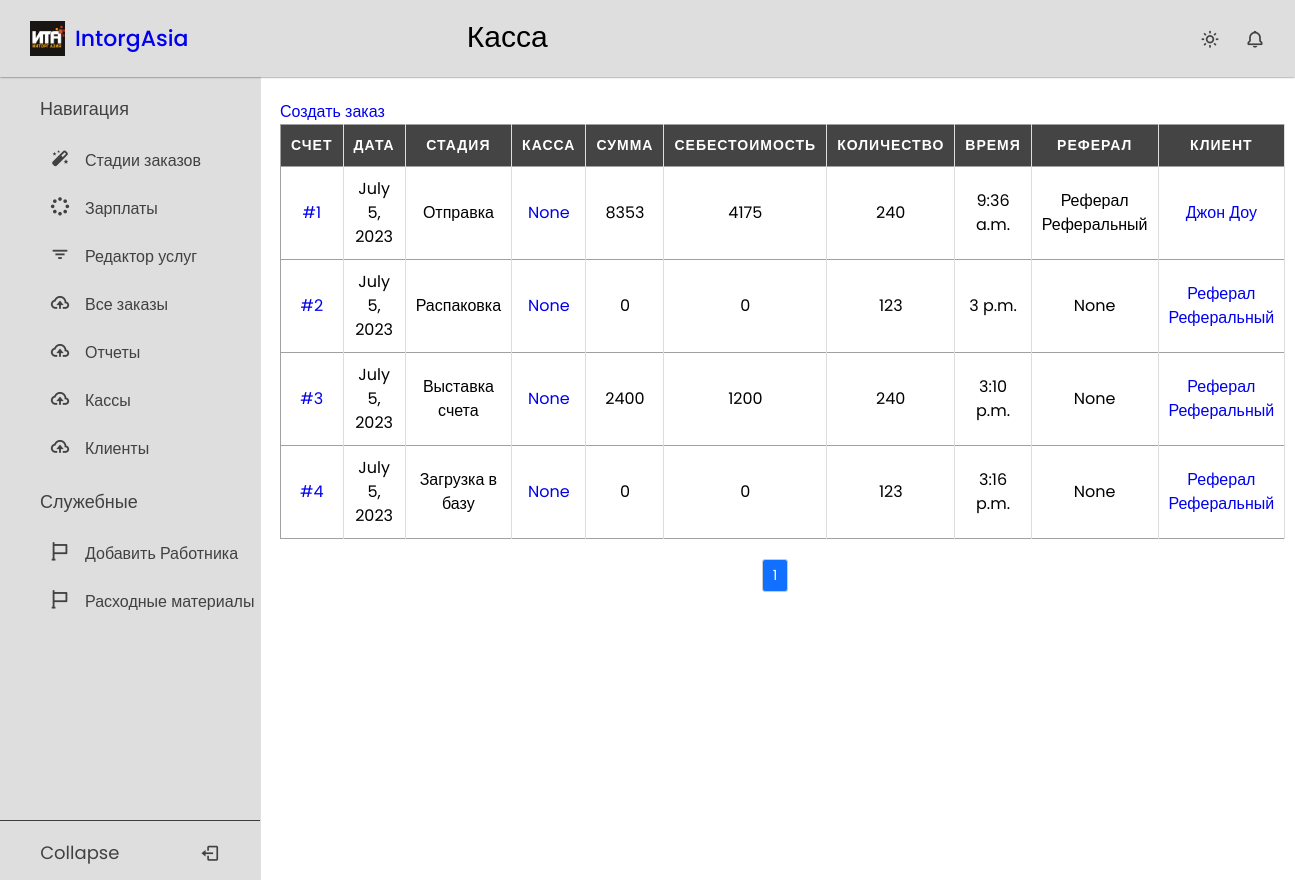
/orders/, run on an earlier commit of the app's database.
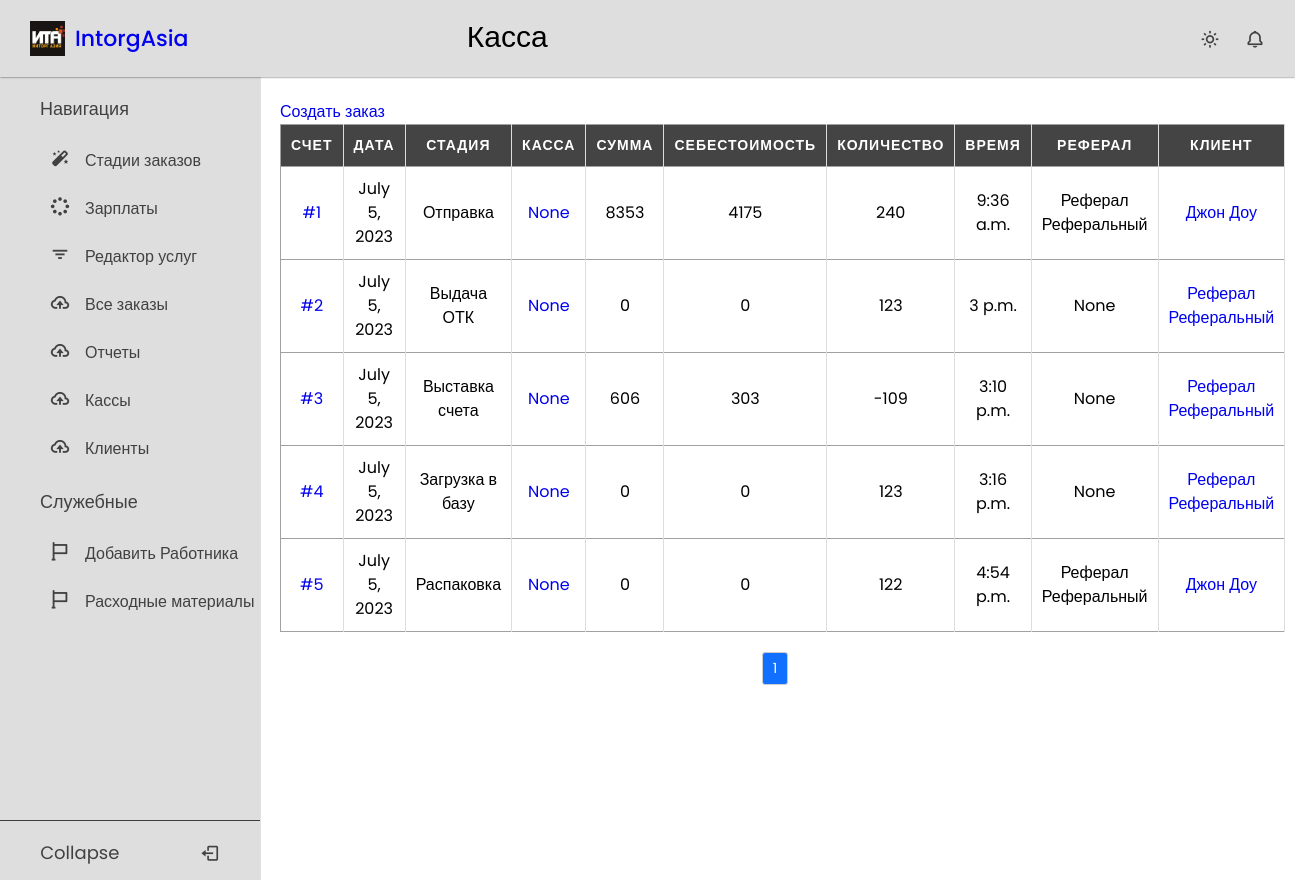
And on a later commit of the database.
### crm_app/models.py (models this page shows, shortened)
class Order(models.Model):
    stage = models.CharField(max_length=20, choices=OrderStages.choices, default=OrderStages.DATABASE_LOADING)
    name = models.CharField(max_length=50, blank=True)
    cashbox = models.ForeignKey("Cashbox", on_delete=models.PROTECT, blank=True, null=True)
    amount = models.IntegerField(default=0)
    cost_price = models.IntegerField(default=0)
    count = models.IntegerField(default=0)
    date = models.DateField(default=timezone.now)
    day = models.IntegerField(validators=[MaxValueValidator(31), MinValueValidator(1)], default=1)
    month = models.IntegerField(validators=[MaxValueValidator(12), MinValueValidator(1)], default=1)
    year = models.IntegerField(validators=[MaxValueValidator(2070), MinValueValidator(2020)], default=2023)
    time = models.TimeField(default=timezone.now)
    client = models.ForeignKey(CustomUser, on_delete=models.PROTECT)
    defective = models.IntegerField(default=0, blank=True)
    good_quality = models.IntegerField(default=0, blank=True)

### users/models.py (models this page shows, shortened)
class User(AbstractBaseUser, PermissionsMixin):
    disabled = models.BooleanField(default=False)
    username = models.CharField(max_length=100, blank=True, null=True, unique=True, help_text='Номер телефона')
    first_name = models.CharField(max_length=254)
    last_name = models.CharField(max_length=254)
    is_staff = models.BooleanField(default=False)
    is_superuser = models.BooleanField(default=False)
    is_active = models.BooleanField(default=True)
    last_login = models.DateTimeField(null=True, blank=True)
    date_joined = models.DateTimeField(null=True, auto_now=True)
    joined_date = models.DateTimeField(default=timezone.now)
    user_type = models.CharField(max_length=20, choices=UserType.choices, default=UserType.CLIENT)
    discount = models.ForeignKey(DiscountType, on_delete=models.PROTECT, blank=True, null=True)
    money = models.IntegerField(default=0)
    services_count = models.IntegerField(default=0)
    referral = models.ForeignKey('self', on_delete=models.SET_NULL, blank=True, null=True)
    class Meta:
        ordering = ('disabled',)
    USERNAME_FIELD = 'username'
    REQUIRED_FIELDS = []
    objects = UserManager()
    def __str__(self):
        return f'{self.first_name} {self.last_name}'

### crm_app/views.py (the view)
# urls.py: path('orders/', OrderListView.as_view(), name='order_list'),
class OrderListView(ListView):
    model = Order
    template_name = 'crmapp/order_list.html'
    ordering = ['-date']
    paginate_by = 20
    def get_queryset(self):
        queryset = super().get_queryset()
        return queryset

### templates/crmapp/order_list.html
{% extends 'base.html' %}
{% load static %}
{% block css %}
    <link rel="stylesheet" href="{% static 'css/tables.css' %}">
{% endblock %}
{% block page_title %}
Касса
{% endblock %}
{% block content %}
        <a href="{% url 'order_create' %}" class="button-link">Создать заказ</a>
<table>
  <thead>
    <tr>
        <th data-label="Счет">Счет</th>
        <th data-label="Дата">Дата</th>
        <th data-label="Стадия">Стадия</th>
        <th data-label="Касса">Касса</th>
        <th data-label="Сумма">Сумма</th>
        <th data-label="Себестоимость">Себестоимость</th>
        <th data-label="Количество">Количество</th>
        <th data-label="Время">Время</th>
        <th data-label="Реферал">Реферал</th>
        <th data-label="Клиент">Клиент</th>
    </tr>
  </thead>
  <tbody>
    {% for order in order_list %}
      <tr>
        <td data-label="Счет"><a href="{% url 'order_detail' order.id %}">#{{ order.id }}</a></td>
        <td data-label="Дата">{{ order.date }}</td>
        <td data-label="Стадия">{{ order.get_stage_display }}</td>
        <td data-label="Касса"><a href="#">{{ order.cashbox }}</a></td>
        <td data-label="Сумма">{{ order.amount }}</td>
        <td data-label="Себестоимость">{{ order.cost_price }}</td>
        <td data-label="Количество">{{ order.count }}</td>
        <td data-label="Время">{{ order.time }}</td>
        <td data-label="Реферал">{{ order.client.referral }}</td>
        <td data-label="Клиент"><a href="{% url 'client_detail' order.client.id %}">{{ order.client }}</a></td>
      </tr>
    {% endfor %}
  </tbody>
</table>
{% include 'includes/paginate.html' %}
{% endblock %}

### templates/base.html (shortened to what this page needs)
{% load static %}
<!doctype html>
<html lang="en">
<head>
    {% block css %}
    {% endblock %}
    <link href="https://unpkg.com/boxicons@2.1.4/css/boxicons.min.css" rel="stylesheet" />
    <link rel="stylesheet" href="{% static 'css/null.css' %}">
    <link rel="stylesheet" href="{% static 'css/sidebar.css' %}">
    <link rel="stylesheet" href="{% static 'css/style.css' %}">
</head>
<body>
        <nav class="navbar">
      <div class="logo_item">
        <img src="{% static 'imgs/icons/logo.png' %}" alt=""><a href="{% url 'dashboard' %}">IntorgAsia</a>
      </div>
      <div class="search_bar">
      <div class="page_title">
            {% block page_title %}{% endblock %}
      </div>
      </div>
      <div class="navbar_content">
        <i class='bx bx-sun' id="darkLight"></i>
        <i class='bx bx-bell' ></i>
      </div>
    </nav>
    <nav class="sidebar">
      <div class="menu_content">
        <ul class="menu_items">
        <ul class="menu_items">
          <div class="menu_title menu_editor"></div>
          <li class="item">
            <a href="{% url 'dashboard' %}" class="nav_link">
              <span class="navlink_icon">
                <i class="bx bxs-magic-wand"></i>
              </span>
              <span class="navlink">Стадии заказов</span>
            </a>
          </li>
          <li class="item">
            <a href="{% url 'employer_list' %}" class="nav_link">
              <span class="navlink_icon">
                <i class="bx bx-loader-circle"></i>
              </span>
              <span class="navlink">Зарплаты</span>
            </a>
          </li>
          <li class="item">
            <a href="{% url 'service_list' %}" class="nav_link">
              <span class="navlink_icon">
                <i class="bx bx-filter"></i>
              </span>
              <span class="navlink">Редактор услуг</span>
            </a>
          </li>
          <li class="item">
            <a href="{% url 'order_list' %}" class="nav_link">
              <span class="navlink_icon">
                <i class="bx bx-cloud-upload"></i>
              </span>
              <span class="navlink">Все заказы</span>
            </a>
          </li>
            <li class="item">
            <a href="{% url 'statistic_page' %}" class="nav_link">
              <span class="navlink_icon">
                <i class="bx bx-cloud-upload"></i>
              </span>
              <span class="navlink">Отчеты</span>
            </a>
          </li>
            <li class="item">
            <a href="{% url 'cashbox_list' %}" class="nav_link">
              <span class="navlink_icon">
                <i class="bx bx-cloud-upload"></i>
              </span>
              <span class="navlink">Кассы</span>
            </a>
          </li>
            <li class="item">
            <a href="{% url 'client_list' %}" class="nav_link">
              <span class="navlink_icon">
                <i class="bx bx-cloud-upload"></i>
              </span>
              <span class="navlink">Клиенты</span>
            </a>
          </li>
        </ul>
        <ul class="menu_items">
          <div class="menu_title menu_setting"></div>
          <li class="item">
            <a href="{% url 'register_worker' %}" class="nav_link">
              <span class="navlink_icon">
                <i class="bx bx-flag"></i>
              </span>
              <span class="navlink">Добавить Работника</span>
            </a>
          </li>
            <li class="item">
            <a href="{% url 'consumable_list' %}" class="nav_link">
              <span class="navlink_icon">
                <i class="bx bx-flag"></i>
              </span>
              <span class="navlink">Расходные материалы</span>
            </a>
          </li>
        </ul>
        <div class="bottom_content">
          <div class="bottom expand_sidebar">
            <span> Expand</span>
          </div>
          <div class="bottom collapse_sidebar">
            <span> Collapse</span>
            <i class='bx bx-log-out'></i>
          </div>
        </div>
        </ul>
      </div>
    </nav>
  <div class="content">
  <div class="container">
  <div class="main">
    {% block content %}
    {% endblock %}
  </div>
  </div>
  </div>
</body>
</html>

### templates/includes/paginate.html (shortened to what this page needs)
<div class="services__pagging pagging">
    <ul class="pagging__list">
        {% for page in paginator.page_range %}
            {% if page == page_obj.number %}
                <li class="pagging__item -active">
                    <span class="pagging__link">{{ page }}</span>
                </li>
            {% else %}
                {% if page > page_obj.number|add:'-3' and page < page_obj.number|add:'3' %}
                    <li class="pagging__item">
                        <a href="?page={{ page }}" class="pagging__link">{{ page }}</a>
                    </li>
                {% endif %}
            {% endif %}
        {% endfor %}
    </ul>
</div>

### static/css/tables.css (style rules this page uses)
table { border: 1px solid #ccc; width: 100%; margin:0; padding:0; border-collapse: collapse; border-spacing: 0; }
table tr { border: 1px solid #a1a1a1; padding: 5px; }
table th, table td { padding: 10px; text-align: center; border-right: 1px solid #ddd; }
table th { color: #fff; background-color: #444; text-transform: uppercase; font-size: 14px; letter-spacing: 1px; }

### static/css/null.css (style rules this page uses)
*, *::before, *::after { box-sizing: border-box; }
ul[class], ol[class] { padding: 0; }
body, h1, h2, h3, h4, p, ul[class], ol[class], li, figure, figcaption, blockquote, dl, dd { list-style-type: none; margin: 0; }
body { min-height: 100vh; scroll-behavior: smooth; text-rendering: optimizeSpeed; line-height: 1.5; }
ul[class], ol[class] { list-style: none; padding: 0; margin: 0; }
a:not([class]) { text-decoration-skip-ink: auto; }
img { max-width: 100%; display: block; }

### static/css/sidebar.css (style rules this page uses)
* { margin: 0; padding: 0; box-sizing: border-box; font-family: "Poppins", sans-serif; }
:root { --white-color: #dedede; --blue-color: #1655ff; --grey-color: #424141; --grey-color-light: rgba(0, 0, 0, 0.73); }
body { background-color: #ffffff; transition: all 0.5s ease; }
.navbar { position: fixed; top: 0; width: 100%; left: 0; background-color: var(--white-color); display: flex; align-items: center; justify-content: space-between; padding: 15px 30px; z-index: 1000; box-shadow: 0 0 2px var(--grey-color-light); }
.logo_item { display: flex; align-items: center; column-gap: 10px; font-size: 22px; font-weight: 500; color: var(--blue-color); }
.navbar img { width: 35px; height: 35px; }
.search_bar { height: 47px; max-width: 430px; width: 100%; }
.navbar_content { display: flex; align-items: center; column-gap: 25px; }
.navbar_content i { cursor: pointer; font-size: 20px; color: var(--grey-color); }
.sidebar { background-color: var(--white-color); width: 260px; position: fixed; top: 0; left: 0; height: 100%; padding: 80px 20px; z-index: 100; overflow-y: scroll; box-shadow: 0 0 1px var(--grey-color-light); transition: all 0.5s ease; }
.menu_content { position: relative; }
.menu_title { margin: 15px 0; padding: 0 20px; font-size: 18px; }
.menu_title::before { color: var(--grey-color); white-space: nowrap; }
.menu_editor::before { content: "Навигация"; }
.menu_setting::before { content: "Служебные"; }
.menu_items { padding: 0; list-style: none; }
.navlink_icon { position: relative; font-size: 22px; min-width: 50px; line-height: 40px; display: inline-block; text-align: center; border-radius: 6px; }
.navlink_icon::before { content: ""; position: absolute; height: 100%; width: calc(100% + 100px); left: -20px; }
.sidebar .nav_link { display: flex; align-items: center; width: 100%; padding: 4px 15px; border-radius: 8px; text-decoration: none; color: var(--grey-color); white-space: nowrap; }
.bottom_content { position: fixed; bottom: 60px; left: 0; width: 260px; cursor: pointer; transition: all 0.5s ease; }
.bottom { position: absolute; display: flex; align-items: center; left: 0; justify-content: space-around; padding: 18px 0; text-align: center; width: 100%; color: var(--grey-color); border-top: 1px solid var(--grey-color-light); background-color: var(--white-color); }
.bottom i { font-size: 20px; }
.bottom span { font-size: 18px; }
.content { margin-left: 260px; margin-top: 80px; padding: 20px; transition: all 0.5s ease; }

### static/css/style.css (style rules this page uses)
a { text-decoration: none; }
.page_title { font-size: 30px; }

### templates/includes/paginate.html (style rules this page uses)
.services__pagging { margin-top: 20px; text-align: center; }
.pagging__list { display: inline-block; margin: 0; padding: 0; }
.pagging__item { display: inline-block; margin: 0; padding: 0; }
.pagging__link { display: inline-block; padding: 5px 10px; margin-right: 5px; font-size: 14px; color: #333; text-decoration: none; border: 1px solid #ccc; border-radius: 3px; background-color: #fff; transition: background-color 0.2s ease; }
.pagging__item.-active .pagging__link { background-color: #1170ff; color: #fff; }

What changed in the data, as far as the page shows it:
changed Order id 2: stage "Распаковка" → "Выдача ОТК"
changed Order "Выставка счета": amount "2400" → "606"; cost_price "1200" → "303"; count "240" → "-109"
added Order: id "5", date "July 5, 2023", stage "Распаковка", cashbox "None", amount "0", cost_price "0", count "122", time "4:54 p.m.", client.referral "Реферал Реферальный", client "Джон Доу"
